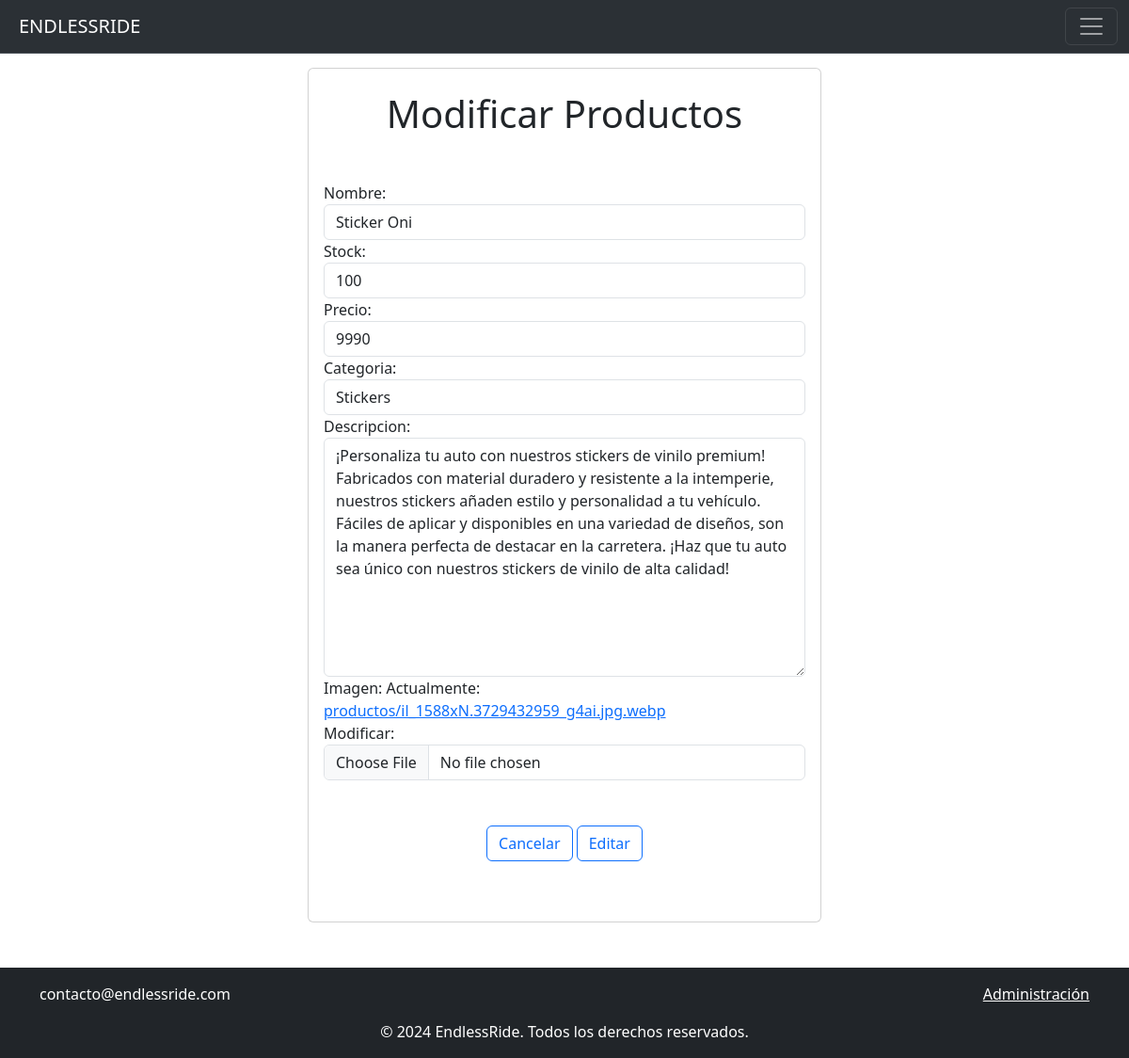
Page /shop/modificar-producto/4/ (signed in) on the committed database.
### shop/models.py (models this page shows, shortened)
class Producto (models.Model):
    nombre = models.CharField(max_length=255)
    stock = models.IntegerField()
    precio = models.IntegerField(default=0)
    descripcion = models.TextField(null=True)
    categoria = models.ForeignKey(Categoria, on_delete= models.CASCADE)
    creado_en = models.DateTimeField(default=timezone.now)
    imagen = models.ImageField(upload_to="productos", null=True)

class Categoria(models.Model):
    nombre = models.CharField(max_length=255)
    imagen = models.ImageField(upload_to="categorias", null=True)
    def __str__(self):
        return self.nombre

### shop/views.py (the view, shortened to what this page needs)
# urls.py: path('modificar-producto/<id>/', views.modificar_producto, name='modificar_producto'),
@permission_required('shop.change_producto')
def modificar_producto(request, id):
    producto = get_object_or_404(Producto, id=id)
    data = {
        'form' : ProductoForm(instance=producto)
    }
    return render(request, 'producto/modificar.html',data)

### shop/forms.py
class ProductoForm(ModelForm):
    class Meta:
        model = models.Producto
        fields = ['nombre', 'stock', 'precio', 'categoria','descripcion' , 'imagen',]
        widgets = {
            'nombre': forms.TextInput(attrs={'class': 'form-control'}),
            'stock': forms.NumberInput(attrs={'class': 'form-control'}),
            'precio': forms.NumberInput(attrs={'class': 'form-control'}),
            'categoria': forms.Select(attrs={'class': 'form-control'}),
            'descripcion': forms.Textarea(attrs={'class': 'form-control'}),
            'imagen': forms.ClearableFileInput(attrs={'class': 'form-control'}),
        }

### shop/context_processor.py (called while the page is built)
def total_carrito(request):
    total = 0.0
    if request.user.is_authenticated:
        if 'carrito' in request.session.keys():
            for key, value in request.session["carrito"].items():
                total += float(value["acumulado"])
    return {"total_carrito": total}

### shop/templates/producto/modificar.html (shortened to what this page needs)
{% extends 'base.html' %}
{% block content %}
<br>
<div class="row">
    <div class="col-12 col-md-6 offset-md-3 mb-5">
        <div class="card">
            <div class="card-body">
                <h1 class="mb-5 mt-2 text-center">Modificar Productos</h1>
                <form action="" method='post' enctype="multipart/form-data">
                    {{ form }}
                    <div class="d-flex justify-content-center mt-5 mb-5">
                        <a href="{% url 'shop:index' %}" class="btn btn-outline-primary ">Cancelar</a>
                        <input class="btn btn-outline-primary" type="submit" value="Editar"/>
                    </div>
                </form>
            </div>
        </div>
    </div>
</div>
{% endblock %}

### shop/static/css/style.css (style rules this page uses)
div h1 { font-size: 40px; }

### templates/base.html (style rules this page uses)
html, body { height: 100%; margin: 0; }

### rows in the picture
Producto: nombre "Sticker Oni", stock "100", precio "9990", categoria "Stickers", descripcion "¡Personaliza tu auto con nuestros stickers de vinilo premium! Fabricados con material duradero y resistente a la intemperie, nuestros stickers añaden estilo y personalidad a tu vehículo. Fáciles de aplicar y disponibles en una variedad de diseños, son la manera perfecta de destacar en la carretera. ¡Haz que tu auto sea único con nuestros stickers de vinilo de alta calidad!"
